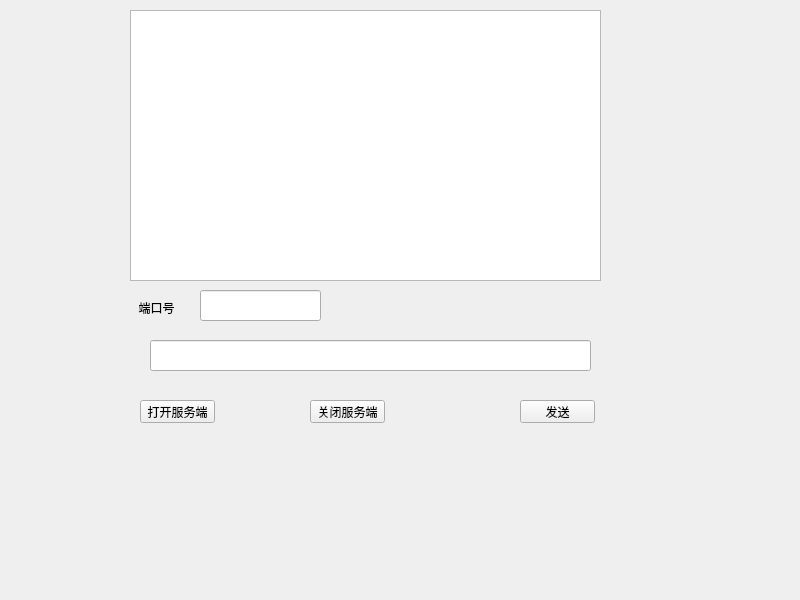
<?xml version="1.0" encoding="UTF-8"?>
<ui version="4.0">
 <class>Widget</class>
 <widget class="QWidget" name="Widget">
  <property name="geometry">
   <rect>
    <x>0</x>
    <y>0</y>
    <width>800</width>
    <height>600</height>
   </rect>
  </property>
  <property name="windowTitle">
   <string>Widget</string>
  </property>
  <widget class="QPlainTextEdit" name="recvTextEdit">
   <property name="geometry">
    <rect>
     <x>130</x>
     <y>10</y>
     <width>471</width>
     <height>271</height>
    </rect>
   </property>
  </widget>
  <widget class="QLineEdit" name="numberEdit">
   <property name="geometry">
    <rect>
     <x>200</x>
     <y>290</y>
     <width>121</width>
     <height>31</height>
    </rect>
   </property>
  </widget>
  <widget class="QLabel" name="label">
   <property name="geometry">
    <rect>
     <x>130</x>
     <y>300</y>
     <width>53</width>
     <height>15</height>
    </rect>
   </property>
   <property name="text">
    <string>端口号</string>
   </property>
   <property name="alignment">
    <set>Qt::AlignmentFlag::AlignCenter</set>
   </property>
  </widget>
  <widget class="QPushButton" name="openButton">
   <property name="geometry">
    <rect>
     <x>140</x>
     <y>400</y>
     <width>75</width>
     <height>23</height>
    </rect>
   </property>
   <property name="text">
    <string>打开服务端</string>
   </property>
  </widget>
  <widget class="QPushButton" name="closeButton">
   <property name="geometry">
    <rect>
     <x>310</x>
     <y>400</y>
     <width>75</width>
     <height>23</height>
    </rect>
   </property>
   <property name="text">
    <string>关闭服务端</string>
   </property>
  </widget>
  <widget class="QPushButton" name="sendButton">
   <property name="geometry">
    <rect>
     <x>520</x>
     <y>400</y>
     <width>75</width>
     <height>23</height>
    </rect>
   </property>
   <property name="text">
    <string>发送</string>
   </property>
  </widget>
  <widget class="QLineEdit" name="lineEdit">
   <property name="geometry">
    <rect>
     <x>150</x>
     <y>340</y>
     <width>441</width>
     <height>31</height>
    </rect>
   </property>
  </widget>
 </widget>
 <resources/>
 <connections/>
</ui>
